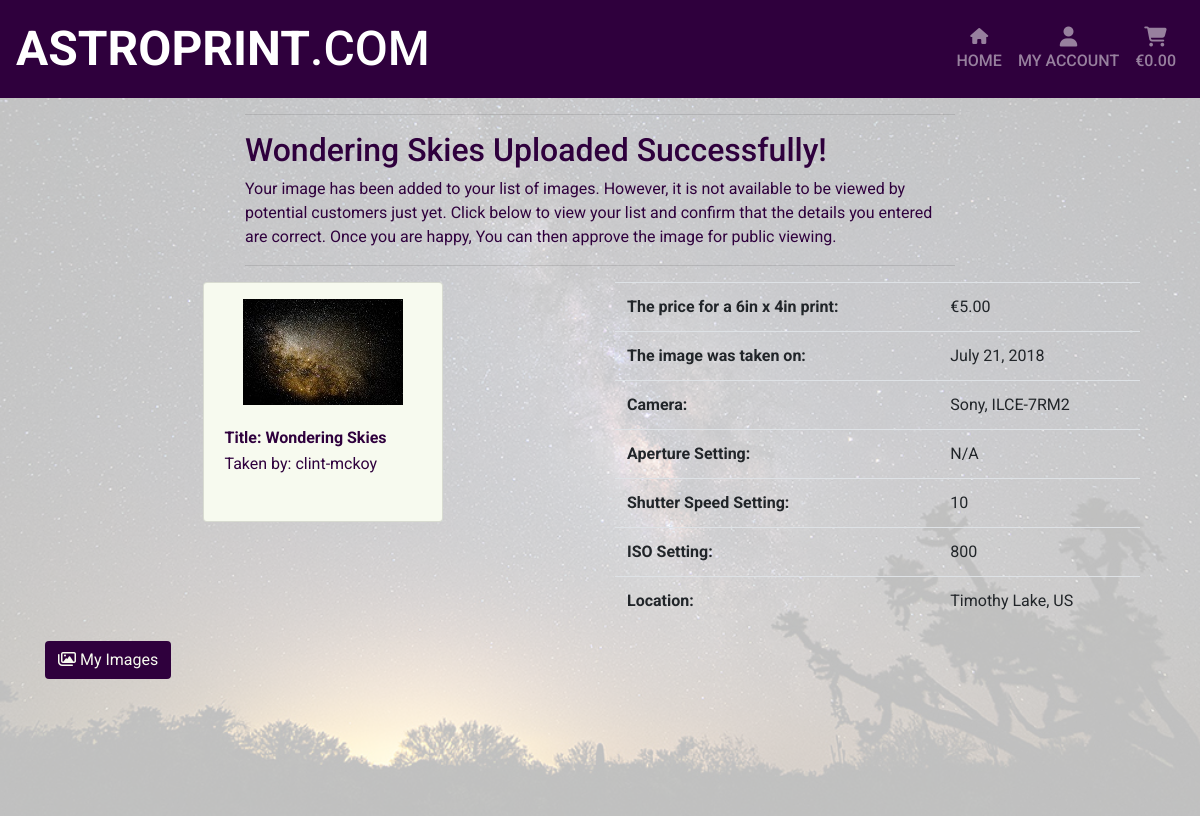
The app's page /seller_upload/image_detail/3/3 (signed in) with its own data.
### images/models.py (models this page shows, shortened)
class Image(models.Model):
    prev_img = models.ImageField(verbose_name='', upload_to='user_images/')
    tmnl_img = models.ImageField(verbose_name='', upload_to='user_images/')
    img_title = models.CharField(max_length=75, null=False, blank=False)
    img_taken = models.DateField(null=True, blank=True)
    base_price = models.DecimalField(max_digits=6, decimal_places=2)
    user_id = models.ForeignKey(User, to_field='id', on_delete=models.CASCADE)
    img_status = models.BooleanField(default=False)
    vol_sold = models.IntegerField(default=0)
    img_rating = models.IntegerField(null=False, blank=False, default=0)
    img_data_id = models.ForeignKey(
        'Image_Data', to_field='id', on_delete=models.SET_NULL,
        null=True, blank=True
    )
    date_added = models.DateTimeField(auto_now_add=True)
    last_updated = models.DateTimeField(auto_now=True)

class Image_Data(models.Model):
    class Meta:
        verbose_name_plural = 'Image Data'
    make = models.CharField(max_length=50, null=True, blank=True)
    model = models.CharField(max_length=50, null=True, blank=True)
    focal_length = models.IntegerField(null=True, blank=True)
    aperture = models.CharField(max_length=10, null=True, blank=True)
    shutter_speed_sec = models.IntegerField(null=True, blank=True)
    iso = models.IntegerField(null=True, blank=True)
    country = CountryField(blank_label='Country', null=True, blank=True)
    city = models.CharField(max_length=50, null=True, blank=True)

### seller_upload/views.py (the view)
def image_detail(request, image_id, data_id):
    image = Image.objects.get(pk=image_id)
    data = Image_Data.objects.get(pk=data_id)
    if request.user == image.user_id:
        template = 'seller_upload/image_detail.html'
        context = {
            'image': image,
            'data': data,
        }
    else:
        template = 'seller_upload/image_detail.html'
        context = {}
    return render(request, template, context)

### shopping_bag/contexts.py (called while the page is built, shortened)
def bag_contents(request):
    bag_images = []
    total = 0
    prod_count = 0
    bag = request.session.get('bag', {})
    context = {
        'bag_images': bag_images,
        'total': total,
        'prod_count': prod_count,
    }
    return context

### seller_upload/templates/seller_upload/image_detail.html (shortened to what this page needs)
{% extends 'base.html' %}
{% load static %}
{% block content %}
    <div class="overlay"></div>
    <div class="container">
        <div class="row">
            <div class="col-12 col-lg-8 offset-lg-2">
                {% if image %}
                    <hr>
                    <h2>{{ image.img_title }} Uploaded Successfully!</h2>
                    <p>Your image has been added to your list of images. However,
                    it is not available to be viewed by potential customers just
                    yet. Click below to view your list and confirm that the details
                    you entered are correct. Once you are happy, You can then
                    approve the image for public viewing.</p>
                    <hr>
                {% else %}
                    <hr>
                    <h2>Error!</h2>
                    <hr>
                {% endif %}
            </div>
        </div>
        {% if image %}
            <div class="row">
                <div class="col-12 col-lg-6">
                    <div class="card mx-auto my-auto" style="width: 15rem; height: 15rem;">
                        <a class="mx-auto" data-fancybox="gallery" href="{{ image.prev_img.url }}">
                            <img class="img-fluid mt-3" src="{{ image.tmnl_img.url }}" width="160" height="106">
                        </a>
                        <div class="card-body">
                            <table>
                                <tr>
                                    <th>Title: {{ image.img_title }}</th>
                                </tr>
                                <tr>
                                    <td>Taken by: {{ image.user_id }}</td>
                                </tr>
                            </table>
                        </div>
                    </div>
                </div>
                <div class="col-12 col-lg-6">
                    <table class="table">
                        <tr>
                            <th>The price for a 6in x 4in print: </th>
                            <td>€{{ image.base_price }}</td>
                        </tr>
                        <tr>
                            <th>The image was taken on: </th>
                            <td>{{ image.img_taken }}</td>
                        </tr>
                        {% if data.make != 'other' or data.model != 'other' %}
                        <tr>
                            <th>Camera: </th>
                            <td>
                                {% if data.make != 'other' %}
                                    {{ data.make }}{% if data.make != 'other' and data.model != 'other' %},{% endif %}
                                {% endif %}
                                {% if data.model != 'other' %}
                                    {{ data.model }}
                                {% endif %}
                            </td>
                        </tr>
                        {% endif %}
                        {% if data.aperture != 'not provided' %}
                        <tr>
                            <th>Aperture Setting: </th>
                            <td>{{ data.aperture }}</td>
                        </tr>
                        {% endif %}
                        {% if data.shutter_speed_sec != 0 %}
                        <tr>
                            <th>Shutter Speed Setting: </th>
                            <td>{{ data.shutter_speed_sec }}</td>
                        </tr>
                        {% endif %}
                        {% if data.iso != 0 %}
                        <tr>
                            <th>ISO Setting: </th>
                            <td>{{ data.iso }}</td>
                        </tr>
                        {% endif %}
                        {% if data.city != 'not provided' or data.country != 'not provided' %}
                        <tr>
                            <th>Location: </th>
                            <td>
                            {% if data.city != 'not provided' %}
                                {{ data.city }}{% if data.city != 'not provided' and data.country != 'not provided' %},{% endif %}
                            {% endif %}
                            {% if data.country != 'not provided' %}
                                {{ data.country }}
                            {% endif %}
                            </td>
                        </tr>
                        {% endif %}
                    </table>
                </div>
                <div class="row">
                    <div class="submit-button text-right">
                        <a href="{% url 'all_user_images' %}" class="btn btn-site">
                            <span class="icon">
                                <i class="far fa-images"></i>
                            </span>
                            <span>My Images</span>
                        </a>
                    </div>
                </div>
            </div>
        {% endif %}
    </div>
{% endblock %}

### static/css/base.css (style rules this page uses)
a { font-weight: 500; }
body { background: url('/media/Test1.jpg') no-repeat center center fixed; background-size: cover; color: #2f003d; font-family: "Roboto", sans-serif; height: calc(100vh - 82px); }
html { height: 100%; width: 100%; }
.btn-site { background-color: #2f003d; color: #f7faef; }
.card { background-color: #f7faef; }
.overlay { height: 100%; width: 100%; top: 0; left: 0; position: fixed; background: rgba(255, 255, 255, .75); z-index: -8888; }
.row { margin: 0; }

### records on screen
Image: img_title "Wondering Skies", tmnl_img (picture), user_id "clint-mckoy", base_price "5.00", img_taken "July 21, 2018"
Image_Data: make "Sony", model "ILCE-7RM2", aperture "N/A", shutter_speed_sec "10", iso "800", city "Timothy Lake", country "US"
